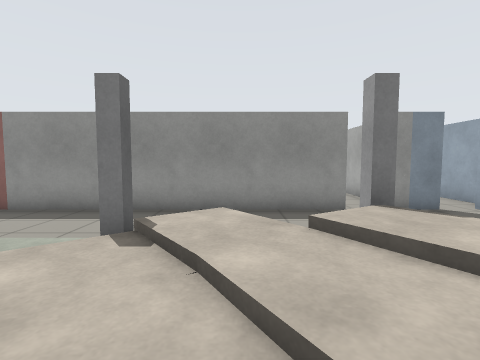
[1] (above)

24 first-person views from a walk through a Gazebo world. The camera is 0.94 m above the floor, tilts 4° down and sees 85° across. The floor is counted in squares, 1 m on a side. Each view is taken from the middle of a square. On the plan, view 1 faces up. The plan holds only what a view shows up to about 11 squares ahead; the rest is blank. The place goes on beyond the plan.

[2]
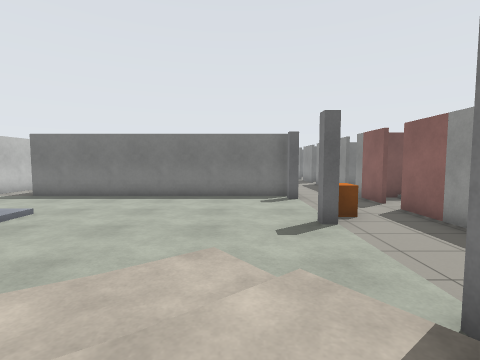

[3]
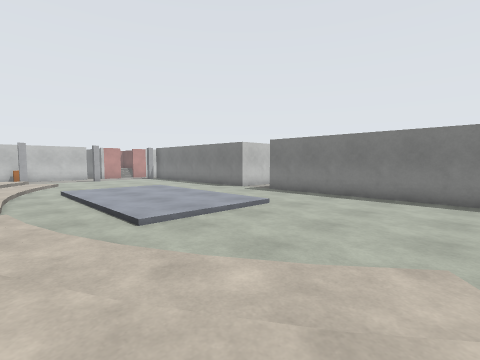

[4]
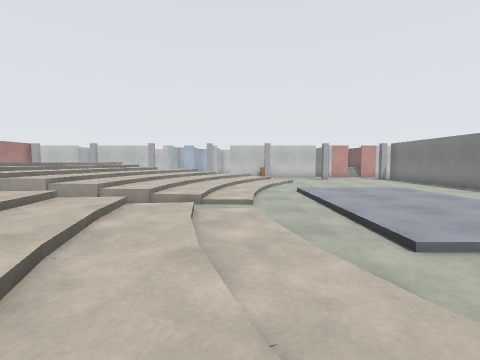

[5]
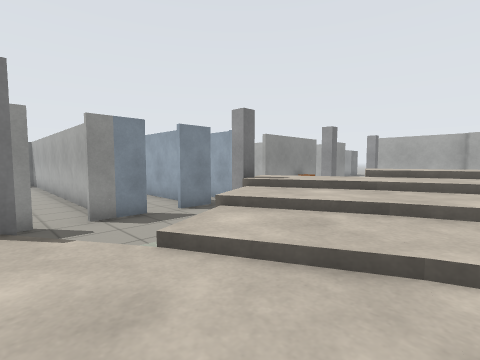

[6]
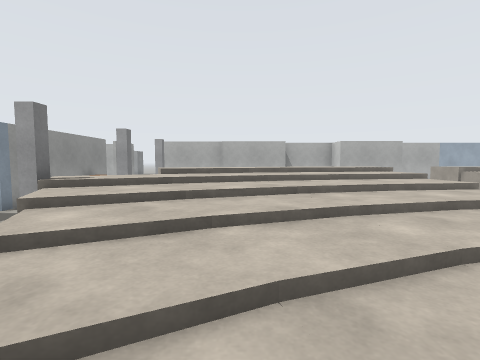

[7]
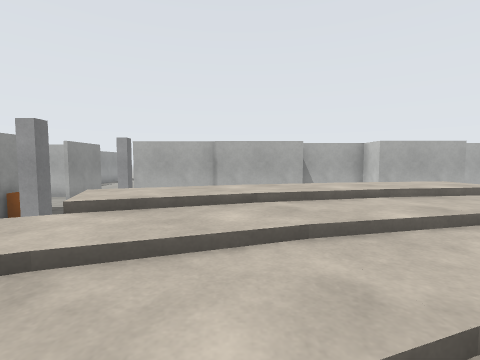

[8]
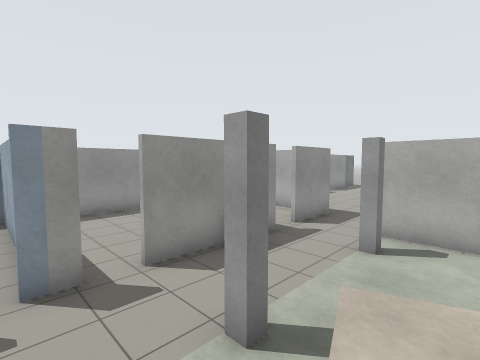

[9]
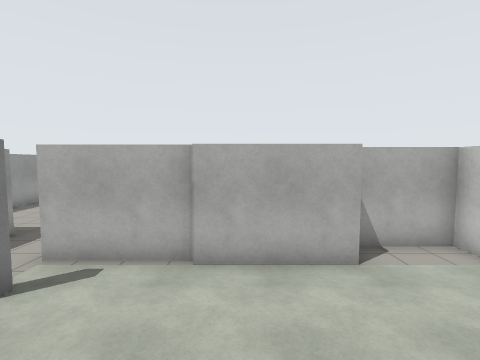

[10]
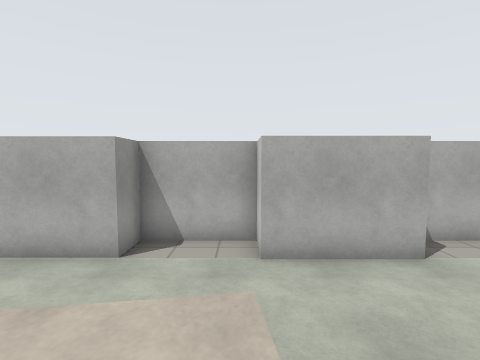

[11]
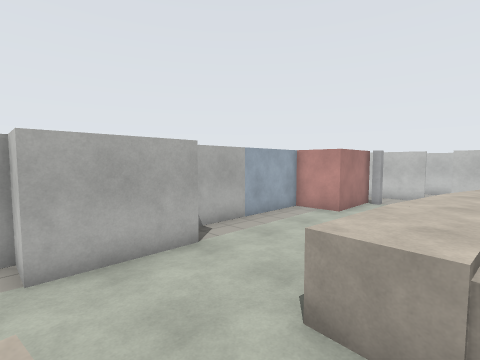

[12]
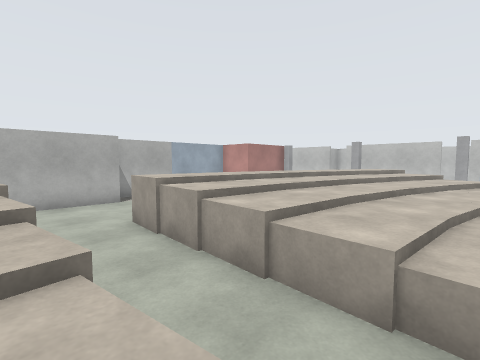

[13]
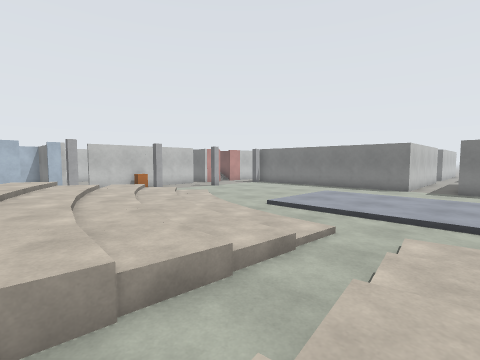

[14]
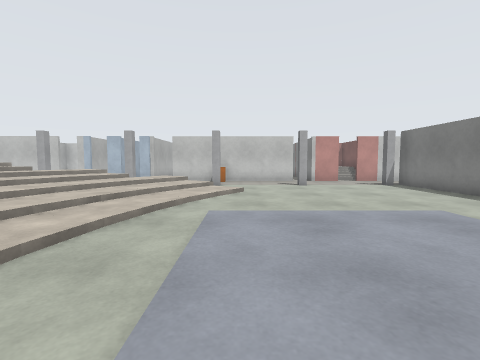

[15]
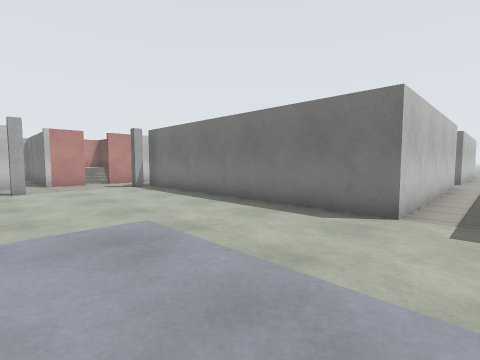

[16]
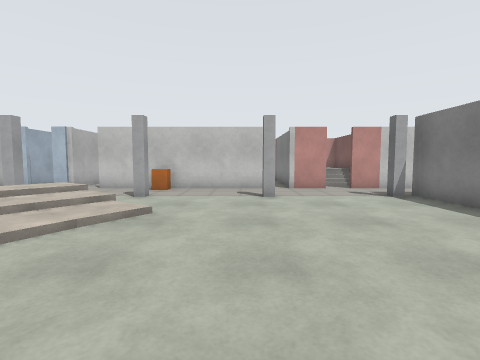

[17]
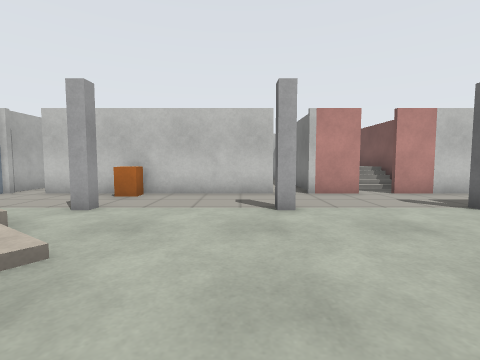

[18]
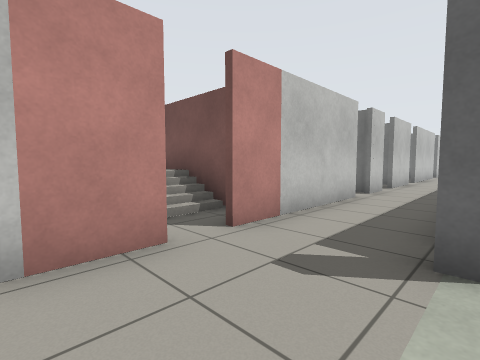

[19]
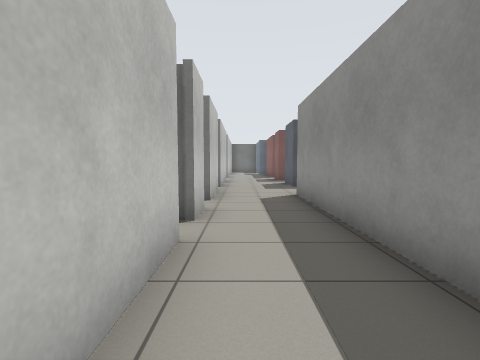

[20]
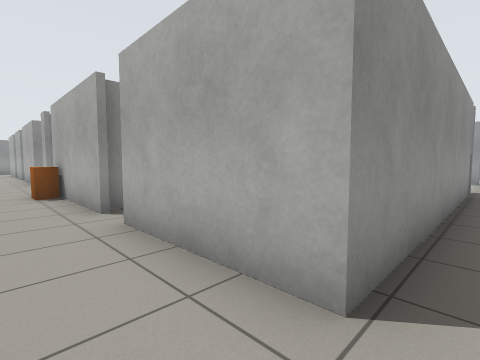

[21]
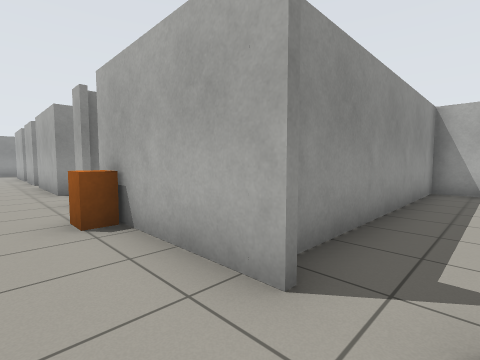

[22]
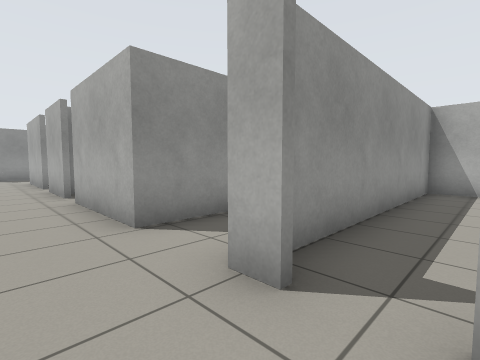

[23]
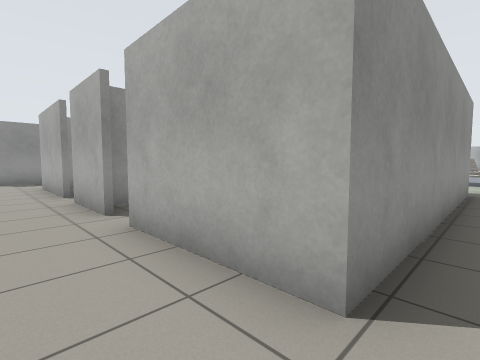

[24]
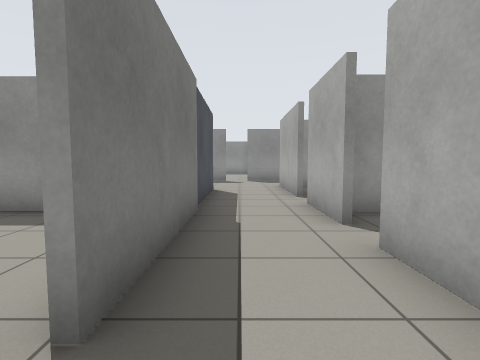

### Floor plan
Key: @ floor where view 1 was taken; # wall or solid block; x gap in a wall; . main floor; : floor 1.25 m higher than the main floor; / step, stairs or slope; B pink box; W white box; P grey post; G grey box; R orange box.
Columns run from 21 left of view 1 to 21 right of it. Each row starts with its distance up from view 1.
 10                         .#  #.#
  9                         .# .#.#..        ..
  8            #/           .  .#.#..    .. ...
  7   WW       WB.B#########.WWWWWWx###W.WW#.
  6   ..        ........ .............R......
  5 ....      ....R....   .....  ..........
  4 ...##     #P..RP...PGG.P ..PG .P...P.#
  3 G..#      #........G  G  GG    ......#
  2 G..#      #......./  /       / G  ...#
  1 G..x      #......./               ..##
  0 G..W      #........  @//  /    :  ..#
 -1 #..W#     #......../ G            ..#
 -2 #..W      #......... G          G ..###
 -3 #..x      #...........G         G ....#
 -4 #..#      #.../    ..G          G  ...#
 -5 ...#      #...     ...G   /  G /  ....#
 -6  ..########...    ....G.// .........###
 -7  ............./ .  .................#
 -8  ..########.../    ...GGGG/GG//GG...#
 -9  ..W .....#.../    ...G          ...#
-10  ..x......#.../ .  ...G           ....#
-11  .R#      #...//// ...G           ....#
-12  ..#      #........./G             ...W
-13  ..##     #......../               ...#
-14  ..W#######......../               ...W
-15  ..x......#......./            G   .#
-16  ..#      #......./G           G   .#
-17  ..#      #.........G
-18 G..########P...P...P./
-19 .......................
-20 ...................R...
-21 #.WW.WWx###B.BWx######.W
-22           #G/G#        #
-23           #// #
-24           #

Where each view was taken, in squares from view 1:
view 1: 0 up, 0 right, facing up
view 2: 2 up, 0 right, facing left
view 3: 2 up, 0 right, facing down-left
view 4: 0 up, 0 right, facing down
view 5: 0 up, 2 right, facing up-right
view 6: 0 up, 1 right, facing right
view 7: 0 up, 5 right, facing right
view 8: 2 up, 8 right, facing up-right
view 9: 0 up, 10 right, facing right
view 10: 5 down, 10 right, facing right
view 11: 5 down, 10 right, facing down-right
view 12: 5 down, 5 right, facing down-right
view 13: 5 down, 5 right, facing down-left
view 14: 6 down, 3 left, facing down
view 15: 7 down, 5 left, facing down-left
view 16: 10 down, 5 left, facing down
view 17: 13 down, 5 left, facing down
view 18: 18 down, 7 left, facing down-left
view 19: 20 down, 11 left, facing left
view 20: 19 down, 20 left, facing up-right
view 21: 15 down, 20 left, facing up-right
view 22: 10 down, 20 left, facing up-right
view 23: 7 down, 20 left, facing up-right
view 24: 6 down, 20 left, facing up
